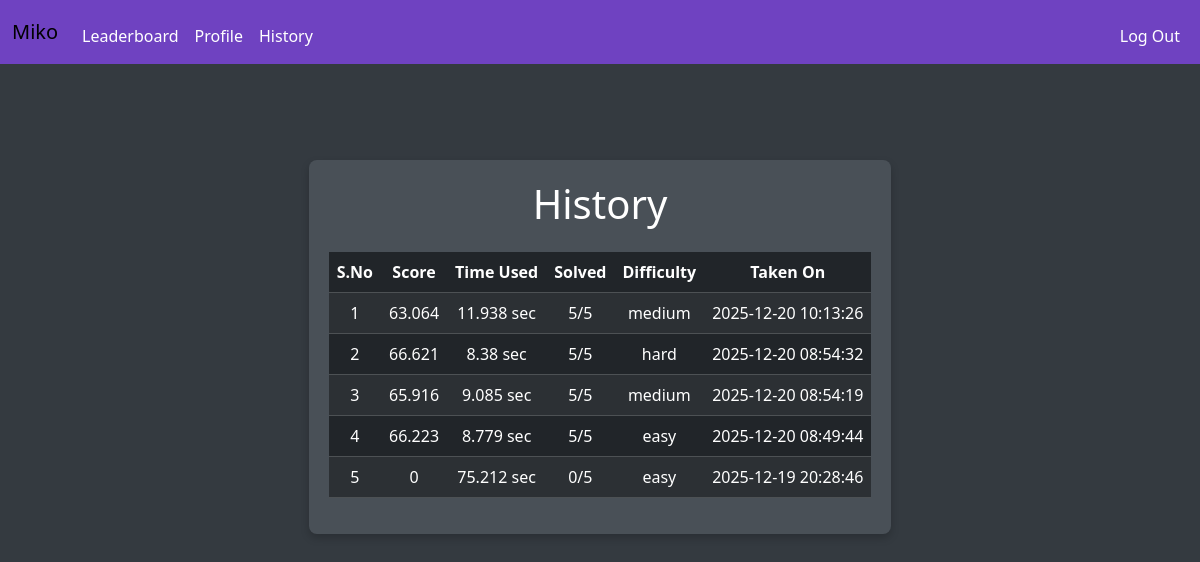
Page /history (signed in) on the earlier database version.
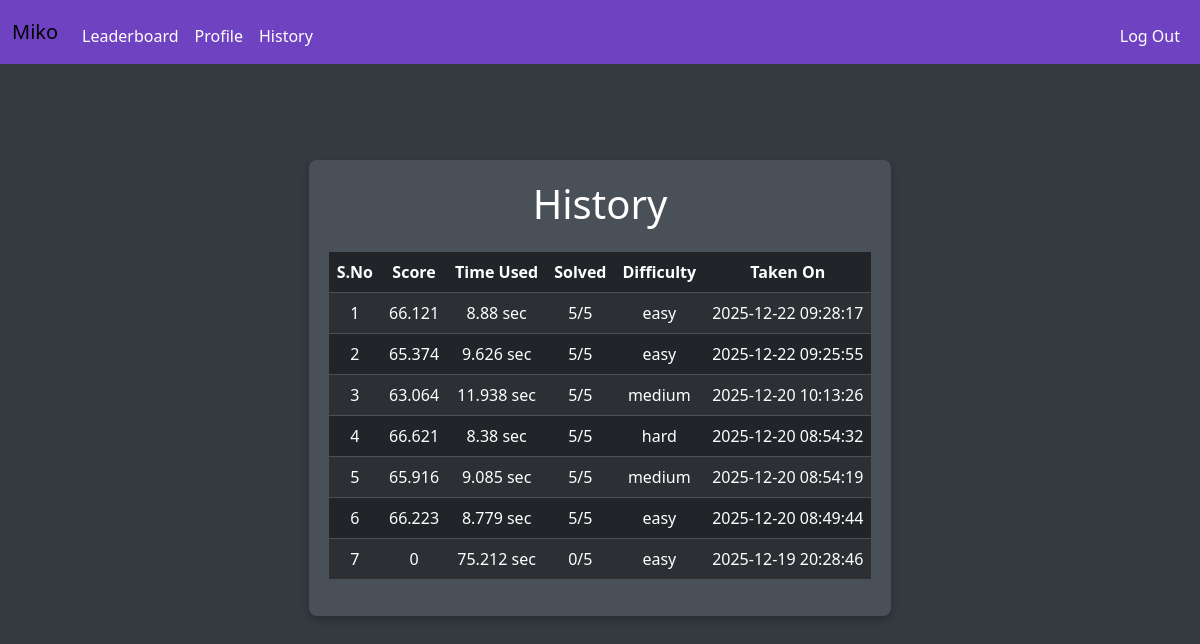
Same page on the later database version.
### tables this page shows
CREATE TABLE scores (
    score_id INTEGER PRIMARY KEY AUTOINCREMENT,
    user_id INTEGER NOT NULL,
    score INTEGER NOT NULL,
    time_used INTEGER NOT NULL,
    solved INTEGER NOT NULL,
    total INTEGER NOT NULL,
    difficulty TEXT NOT NULL,
    timestamp TIMESTAMP DEFAULT CURRENT_TIMESTAMP,
    FOREIGN KEY (user_id) REFERENCES users(id) ON DELETE CASCADE
);

### app.py (the view)
@app.route("/history")
@login_required
def history():
    user_id = session.get("user_id")
    db = get_db()
    cursor = db.execute("SELECT * FROM scores WHERE user_id = ? ORDER BY timestamp DESC", (user_id,))
    data = cursor.fetchall()
    return render_template("history.html", data=data)

### app.py (called while the page is built)
def get_db():
    conn = sqlite3.connect(DATABASE)
    conn.row_factory = sqlite3.Row  # Allows us to access columns by name
    return conn

@app.after_request
def after_request(response):
    response.headers["Cache-Control"] = "no-cache, no-store, must-revalidate"
    response.headers["Expires"] = 0
    response.headers["Pragma"] = "no-cache"
    return response

### helpers.py (called while the page is built)
def login_required(f):
    @wraps(f)
    def decorated_function(*args, **kwargs):
        if session.get("user_id") is None:
            return redirect("/login")
        return f(*args, **kwargs)
    return decorated_function

### templates/history.html
{% extends "layout.html" %}
{% block main %}
<div class="container mt-5">
    <h1 class="text-center">History</h1>
    <table class="table table-dark table-striped mt-4">
        <thead>
            <tr>
                <th scope="col">S.No</th>
                <th scope="col">Score</th>
                <th scope="col">Time Used</th>
                <th scope="col">Solved</th>
                <th scope="col">Difficulty</th>
                <th scope="col">Taken On</th>
            </tr>
        </thead>
        <tbody>
            {% for entry in data %}
                <tr>
                    <td>{{ loop.index }}</td>
                    <td>{{ entry.score }}</td>
                    <td>{{ entry.time_used }} sec</td>
                    <td>{{ entry.solved }}/{{ entry.total }}</td>
                    <td>{{ entry.difficulty }}</td>
                    <td>{{ entry.timestamp }}</td>
                </tr>
            {% endfor %}
        </tbody>
    </table>
</div>
{% endblock %}

### templates/layout.html (shortened to what this page needs)
<!DOCTYPE html>
<html lang="en">
<head>
    <link href="https://cdn.jsdelivr.net/npm/bootstrap@5.3.3/dist/css/bootstrap.min.css" rel="stylesheet"
>
    <link href="/static/css/styles.css" rel="stylesheet">
</head>
<body>
    <nav class="navbar navbar-expand-md">
        <div class="container-fluid">
            <a class="navbar-brand" href="/">Miko</a>
            <div class="collapse navbar-collapse" id="navbar">
                {% if session["user_id"] %}
                <ul class="navbar-nav me-auto mt-2">
                    <li class="nav-item"><a class="nav-link" href="/leaderboard">Leaderboard</a></li>
                    <li class="nav-item"><a class="nav-link" href="/profile">Profile</a></li>
                    <li class="nav-item"><a class="nav-link" href="/history">History</a></li>
                </ul>
                <ul class="navbar-nav ms-auto mt-2">
                    <li class="nav-item"><a class="nav-link" href="/logout">Log Out</a></li>
                </ul>
                {% endif %}
            </div>
        </div>
    </nav>
    <main class="py-5 text-center">
        {% block main %}{% endblock %}
    </main>
</body>
</html>

### static/css/styles.css (style rules this page uses)
body { background-color: #343a40; color: #ffffff; }
.navbar { background-color: #6f42c1; }
.nav-link { color: #ffffff; }
.container { min-width: 500px; width: fit-content; margin: auto; padding: 20px; background-color: #495057; border-radius: 8px; box-shadow: 0 4px 8px rgba(0, 0, 0, 0.2); }

Differences in the rows shown:
added scores: score "66.121", time_used "8.88", solved "5", total "5", difficulty "easy", timestamp "2025-12-22 09:28:17"
added scores: score "65.374", time_used "9.626", solved "5", total "5", difficulty "easy", timestamp "2025-12-22 09:25:55"
